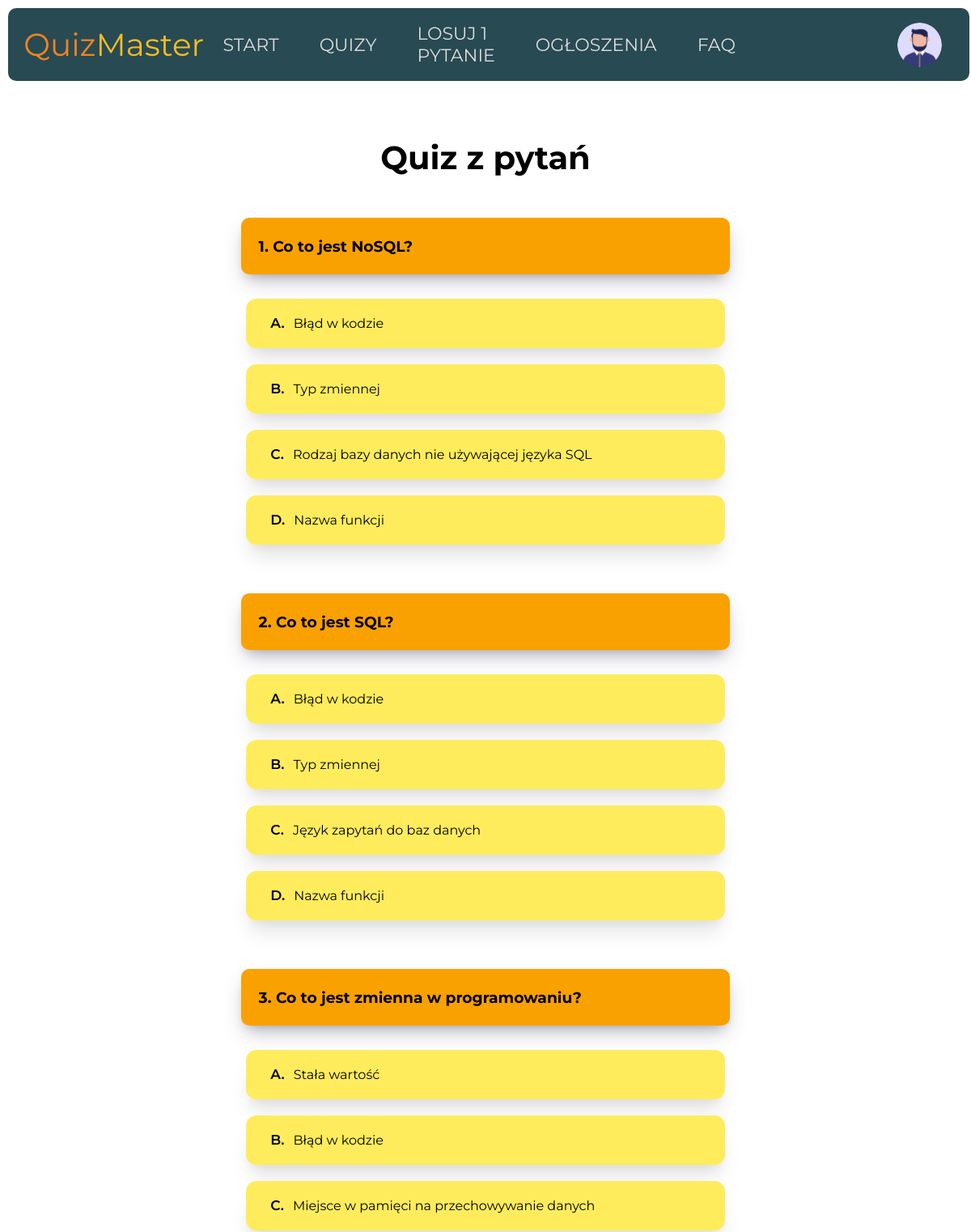
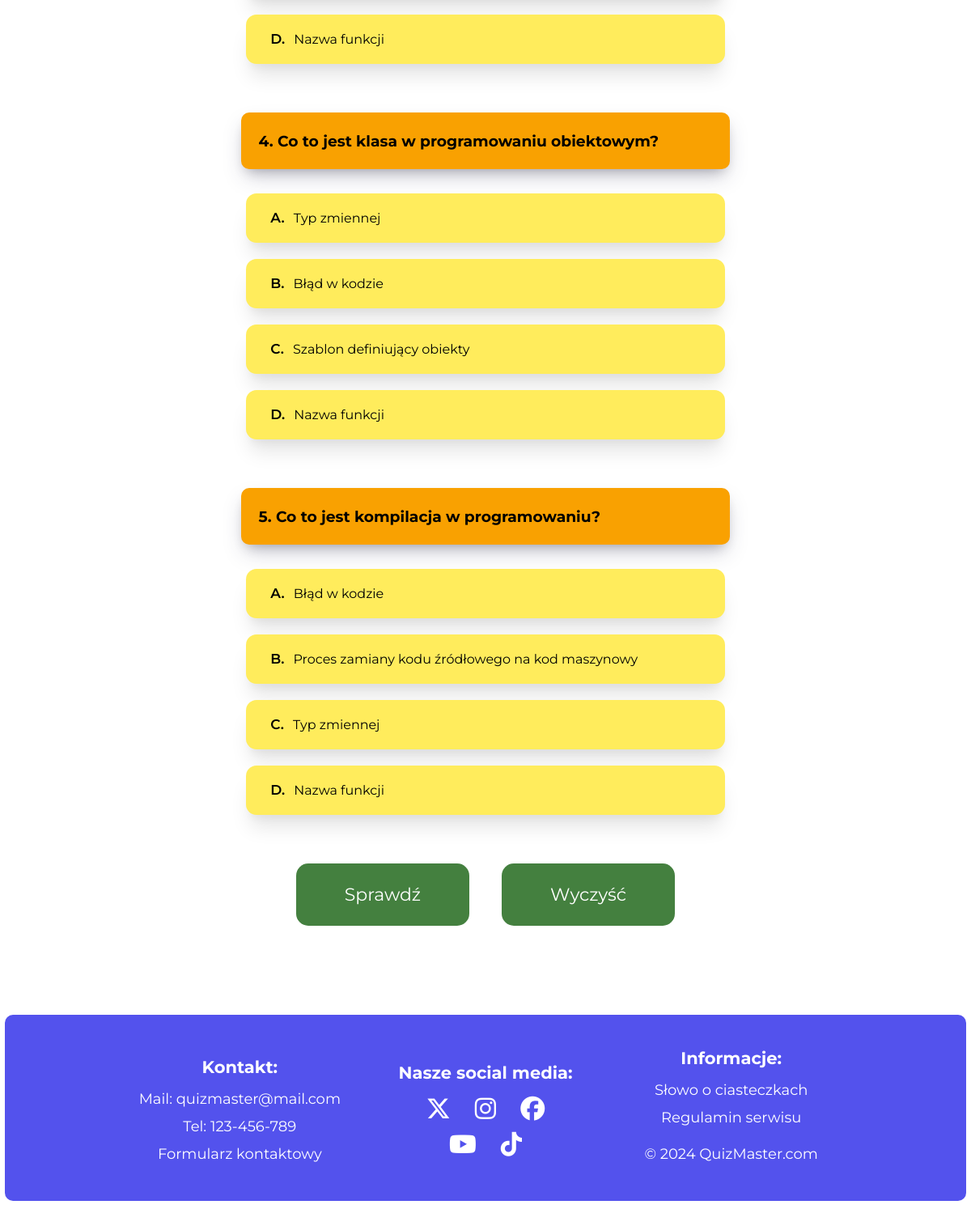
Screenshot of /quiz.php?t=2 (signed in) with the database file from the repository (2 pictures, top to bottom).
### tables this page shows
CREATE TABLE IF NOT EXISTS `question` (
  `id` INT NOT NULL AUTO_INCREMENT,
  `category_id` INT NOT NULL,
  `topic_id` INT NOT NULL,
  `title` TEXT NOT NULL,
  `option-a` TEXT NOT NULL,
  `option-b` TEXT NOT NULL,
  `option-c` TEXT NOT NULL,
  `option-d` TEXT NOT NULL,
  `correct` VARCHAR(1) NOT NULL,
  PRIMARY KEY (`id`),
  FOREIGN KEY (`category_id`) REFERENCES category(`id`),
  FOREIGN KEY (`topic_id`) REFERENCES topic(`id`));

### quiz.php (the view, shortened to what this page needs)
<?php
    require_once('./config/config.php');
    try {
        $connection = new PDO("mysql:host=$database_host;dbname=$database_name", $database_user, $database_password);
        $connection->setAttribute(PDO::ATTR_ERRMODE, PDO::ERRMODE_EXCEPTION);
    } catch (PDOException $e) {
        die("Error: ".$e->getMessage());
    }
    if(isset($_GET['t'],$_GET['c'])) {
        header("Location: ./category.php");
    } else {
        if(isset($_GET['t'])) {
            $id = $_GET['t'];
            $sqlQuery = "SELECT `question`.`id`, `question`.`title`, `question`.`option-a`, `question`.`option-b`, `question`.`option-c`, `question`.`option-d` FROM `question` WHERE `question`.`topic_id`=$id ORDER BY RAND() LIMIT 5";
            $queryResult = $connection->query($sqlQuery);
        }
    }
?>
<!DOCTYPE html>
<html lang="pl">
    <head>
        <link rel="stylesheet" href="https://cdnjs.cloudflare.com/ajax/libs/font-awesome/6.5.1/css/all.min.css">
        <link rel="stylesheet" href="./styles/style_global.css">
        <link rel="stylesheet" href="./styles/style_quiz.css">
    </head>
    <body>
        <section class="document">
                <?php
                    require_once("./elements/header.php");
                ?>
                <section class="document-body">
                    <section class="section-info">
                        <h1>Quiz z pytań</h1>
                    </section>
                    <section class="section-quiz">
                        <form action="../quiz_result.php" method="post">
                            <?php
                                $i = 0;
                                $questionIDs = [];
                                foreach($queryResult as $row) {
                                    $i-=-1;
                                    array_push($questionIDs, $row['id']);
                                    echo <<<QUESTION
                                        <div class="question-box">
                                            <span class="span-question-title">
                                                <h3>{$i}. {$row['title']}</h3>
                                            </span>
                                            <span class="span-question-answer">
                                                <input type="radio" name="question-{$i}" id="ans-{$row['id']}-a" class="display-none" value="a">
                                                <label for="ans-{$row['id']}-a"><p><p class="letter">A.</p> {$row['option-a']}</p></label>
                                            </span>
                                            <span class="span-question-answer">
                                                <input type="radio" name="question-{$i}" id="ans-{$row['id']}-b" class="display-none" value="b">
                                                <label for="ans-{$row['id']}-b"><p><p class="letter">B.</p> {$row['option-b']}</p></label>
                                            </span>
                                            <span class="span-question-answer">
                                                <input type="radio" name="question-{$i}" id="ans-{$row['id']}-c" class="display-none" value="c">
                                                <label for="ans-{$row['id']}-c"><p><p class="letter">C.</p> {$row['option-c']}</p></label>
                                            </span>
                                            <span class="span-question-answer">
                                                <input type="radio" name="question-{$i}" id="ans-{$row['id']}-d" class="display-none" value="d">
                                                <label for="ans-{$row['id']}-d"><p><p class="letter">D.</p> {$row['option-d']}</p></label>
                                            </span>
                                        </div>
                                    QUESTION;
                                }
                            ?>
                            <section>
                                <button type="submit">Sprawdź</button>
                                <button type="reset">Wyczyść</button>
                            </section>
                        </form>
                    </section>
                </section>
        </section>
    </body>
</html>

### styles/style_global.css (style rules this page uses)
* { margin: 0; padding: 0; box-sizing: border-box; font-family: 'Montserrat', sans-serif; }
body { width: 100%; height: auto; display: flex; justify-content: center; align-items: center; flex-direction: column; overflow-x: hidden; }
.document { width: 100vw; min-height: 100vh; height: auto; display: flex; align-items: center; flex-direction: column; }
.document-body { z-index: 1; width: 80%; min-height: calc(100vh - 330px); height: auto; min-width: 30%; max-width: 1440px; display: flex; position: relative; flex-direction: column; justify-content: center; align-items: center; }
footer { height: 230px; width: 99%; min-height: 230px; z-index: 100; background-color: #5352ed; margin: 90px 15px 10px 15px; border-radius: 10px; display: flex; justify-content: center; align-items: center; flex-direction: row; padding: 10px; }
footer div { width: 26%; height: 100%; display: flex; justify-content: center; align-items: center; flex-direction: column; }
footer :is(p, a, h6) { color: #fff; padding: 6px; font-size: 18px; text-decoration: none; }
footer h6 { font-size: 21px; font-weight: bold; padding: 10px; }
footer a { cursor: pointer; }
footer i { font-size: 30px; padding: 7px; }
.footer-p-copyrights { padding: 17px; }

### styles/style_quiz.css (style rules this page uses)
.document-body { margin-top: 170px; }
h1 { font-size: 40px; }
.section-quiz { min-width: 65%; width: 70%; max-width: 75%; }
.question-box { display: flex; flex-direction: column; justify-content: center; align-items: center; }
.span-question-title { width: 90%; height: 70px; max-height: 150px; margin: 50px 0 20px 0; background-color: #f9a101; display: flex; align-items: center; border-radius: 10px; box-shadow: rgba(50, 50, 93, 0.25) 0px 13px 27px -5px, rgba(0, 0, 0, 0.3) 0px 8px 16px -8px; }
.span-question-title h3 { margin: 22px; font-optical-sizing: auto; }
.span-question-answer { min-height: 50px; width: 88%; margin: 10px; display: flex; justify-content: center; align-items: center; }
.span-question-answer label { min-height: 60px; height: auto; max-height: 100px; width: 100%; display: flex; justify-content: start; align-items: center; background-color: #ffec5c; transition-duration: .45s; border-radius: 13px; border: 1px solid rgba(0, 0, 0, 0); line-height: 20px; box-shadow: rgba(0, 0, 0, 0.1) 0px 20px 25px -5px, rgba(0, 0, 0, 0.04) 0px 10px 10px -5px; line-height: 25px; padding: 6px; }
.span-question-answer label p { margin-left: 1px; font-size: 17px; padding: 7px; }
.letter { margin: 4px; font-weight: 600; }
form section { margin-top: 30px; display: flex; justify-content: center; align-items: center; }
form button { font-size: 22px; padding: 25px 60px; border: none; background-color: #44803f; border-radius: 15px; color: #fff; margin: 20px; user-select: none; transition-duration: .45s; }

### rows the page displays
question: i "1", title "Co to jest NoSQL?", value "Błąd w kodzie", value "Typ zmiennej", value "Rodzaj bazy danych nie używającej języka SQL", value "Nazwa funkcji"
question: i "2", title "Co to jest SQL?", value "Błąd w kodzie", value "Typ zmiennej", value "Język zapytań do baz danych", value "Nazwa funkcji"
question: i "3", title "Co to jest zmienna w programowaniu?", value "Stała wartość", value "Błąd w kodzie", value "Miejsce w pamięci na przechowywanie danych", value "Nazwa funkcji"
question: i "4", title "Co to jest klasa w programowaniu obiektowym?", value "Typ zmiennej", value "Błąd w kodzie", value "Szablon definiujący obiekty", value "Nazwa funkcji"
question: i "5", title "Co to jest kompilacja w programowaniu?", value "Błąd w kodzie", value "Proces zamiany kodu źródłowego na kod maszynowy", value "Typ zmiennej", value "Nazwa funkcji"
